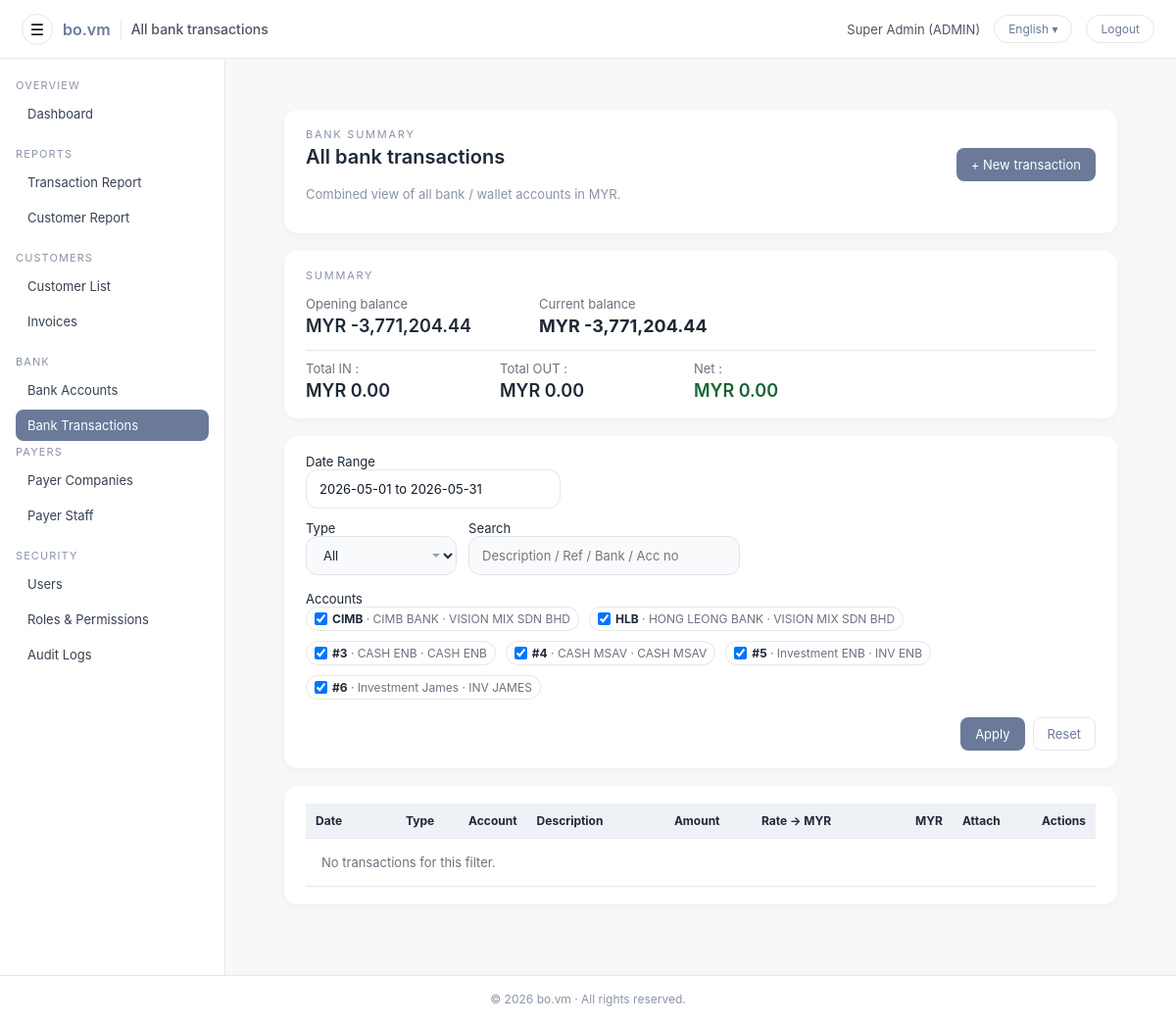
/admin/bank/transactions_all.php (signed in), run on the app's committed database.
### tables this page shows
CREATE TABLE `users` (
  `id` int(11) NOT NULL AUTO_INCREMENT,
  `username` varchar(100) NOT NULL,
  `password_hash` varchar(255) NOT NULL,
  `full_name` varchar(255) NOT NULL,
  `email` varchar(255) DEFAULT NULL,
  `phone` varchar(50) DEFAULT NULL,
  `nric` varchar(50) DEFAULT NULL,
  `role` enum('ADMIN','CUSTOMER') NOT NULL DEFAULT 'CUSTOMER',
  `customer_id` int(11) DEFAULT NULL,
  `must_change_password` tinyint(1) NOT NULL DEFAULT 1,
  `is_active` tinyint(1) NOT NULL DEFAULT 1,
  `last_login_at` datetime DEFAULT NULL,
  `created_at` datetime NOT NULL DEFAULT current_timestamp(),
  `updated_at` datetime DEFAULT NULL ON UPDATE current_timestamp(),
  PRIMARY KEY (`id`),
  UNIQUE KEY `uq_users_username` (`username`),
  KEY `fk_users_customer` (`customer_id`),
  CONSTRAINT `fk_users_customer` FOREIGN KEY (`customer_id`) REFERENCES `customers` (`id`) ON DELETE SET NULL ON UPDATE CASCADE
);

CREATE TABLE `company_bank_accounts` (
  `id` int(10) unsigned NOT NULL AUTO_INCREMENT,
  `bank_code` varchar(30) DEFAULT NULL,
  `bank_name` varchar(120) DEFAULT NULL,
  `account_name` varchar(120) NOT NULL,
  `account_no` varchar(60) NOT NULL,
  `label` varchar(255) DEFAULT NULL,
  `currency` varchar(10) NOT NULL DEFAULT 'MYR',
  `is_active` tinyint(1) NOT NULL DEFAULT 1,
  `sort_order` int(11) NOT NULL DEFAULT 0,
  `created_at` datetime NOT NULL DEFAULT current_timestamp(),
  `updated_at` datetime DEFAULT NULL ON UPDATE current_timestamp(),
  PRIMARY KEY (`id`),
  KEY `idx_active` (`is_active`),
  KEY `idx_bank_code` (`bank_code`),
  KEY `idx_sort_order` (`sort_order`)
);

### public/admin/bank/transactions_all.php (the view, shortened to what the rows shown need)
<?php
require_login();
$pdo = get_pdo();
$pdo->setAttribute(PDO::ATTR_DEFAULT_FETCH_MODE, PDO::FETCH_ASSOC);
if (!function_exists('tt')) {
    function tt(string $key, array $vars = [], string $fallback = ''): string {
        if (function_exists('t')) return t($key, $vars, $fallback);
        return $fallback !== '' ? $fallback : $key;
    }
}
$st = $pdo->query("
    SELECT id, bank_code, bank_name, account_name, account_no, currency
      FROM company_bank_accounts
     WHERE is_active = 1
  ORDER BY sort_order ASC, bank_name ASC, id ASC
");
$banks = $st->fetchAll();
$allBankIds = array_map(static fn($b) => (int)$b['id'], $banks);
$selectedBankIds  = $_GET['bank_ids'] ?? null;
$bankIds          = [];
$bankIdsPresent   = isset($_GET['bank_ids_present']);
if (is_array($selectedBankIds)) {
    $tmp = [];
    foreach ($selectedBankIds as $bid) $tmp[(int)$bid] = true;
    $validMap = array_flip($allBankIds);
    foreach (array_keys($tmp) as $bid) {
        if (isset($validMap[$bid])) $bankIds[] = $bid;
    }
} else {
    if ($bankIdsPresent) $bankIds = [];
    else $bankIds = $allBankIds;
}
$page_title = tt('admin.bank.all_txn.page_title', [], 'All bank transactions');
include __DIR__ . '/../include/header.php';
?>
<div class="admin-main">
  <div class="admin-main-inner">
    <div class="admin-card" style="margin-bottom:18px;">
      <div class="admin-card-header">
        <div>
          <h1 class="page-title"><?= h($page_title) ?></h1>
        </div>
      </div>
    </div>
    <div class="admin-card" style="margin-bottom:18px;">
      <form method="get" style="display:flex;flex-direction:column;gap:12px;font-size:13px;">
        <?php
          include __DIR__ . '/../../include/date_range.php';
        ?>
        <div style="margin-top:4px;">
          <?php if (!$banks): ?>
            <div style="font-size:12px;color:#6b7280;"><?= h(tt('admin.bank.all_txn.no_accounts', [], 'No active bank accounts.')) ?></div>
          <?php else: ?>
            <div style="display:flex;flex-wrap:wrap;gap:10px;">
              <?php foreach ($banks as $b): ?>
                <?php
                  $bid     = (int)$b['id'];
                  $checked = in_array($bid, $bankIds, true) ? 'checked' : '';
                ?>
                <label style="font-size:12px;display:flex;align-items:center;gap:5px;padding:4px 8px;border-radius:999px;border:1px solid #e5e7eb;">
                  <input type="checkbox" name="bank_ids[]" value="<?= $bid ?>" <?= $checked ?>>
                  <span>
                    <strong><?= h($b['bank_code'] ?: ('#'.$bid)) ?></strong>
                    <span style="color:#6b7280;"><?= ' · ' . h($b['bank_name']) . ' · ' . h($b['account_name']) ?></span>
                  </span>
                </label>
              <?php endforeach; ?>
            </div>
          <?php endif; ?>
        </div>
      </form>
    </div>
    <div class="admin-card">
      <table class="table">
        <thead>
          <tr>
            <th style="width:110px;"><?= h(tt('admin.bank.all_txn.col.date', [], 'Date')) ?></th>
            <th style="width:70px;"><?= h(tt('admin.bank.all_txn.col.type', [], 'Type')) ?></th>
            <th><?= h(tt('admin.bank.all_txn.col.account', [], 'Account')) ?></th>
            <th><?= h(tt('admin.bank.all_txn.col.desc', [], 'Description')) ?></th>
            <th style="text-align:right;width:140px;"><?= h(tt('admin.bank.all_txn.col.amount', [], 'Amount')) ?></th>
            <th style="text-align:right;width:140px;"><?= h(tt('admin.bank.all_txn.col.rate', [], 'Rate → MYR')) ?></th>
            <th style="text-align:right;width:140px;"><?= h(tt('admin.bank.all_txn.col.myr', [], 'MYR')) ?></th>
            <th style="width:90px;"><?= h(tt('admin.bank.all_txn.col.attach', [], 'Attach')) ?></th>
            <th style="width:60px;" class="table-actions-cell"><?= h(tt('admin.common.actions', [], 'Actions')) ?></th>
          </tr>
        </thead>
      </table>
    </div>
  </div>
</div>
<?php include __DIR__ . '/../include/footer.php'; ?>

### public/admin/include/header.php (shortened to what the rows shown need)
<?php
$u = current_user();
$page_title = $page_title ?? 'Admin';
$currentLang = $_SESSION['lang'] ?? 'en';
?>
<!DOCTYPE html>
<html lang="<?= h($currentLang) ?>">
<head>
  <link rel="stylesheet" href="<?= h(url('admin/assets/style.css')) ?>">
  <link rel="stylesheet" href="<?= h(url('admin/assets/css/admin-actions-menu.css')) ?>">
  <link rel="stylesheet" href="<?= h(url('public/assets/css/date_range.css')) ?>">
</head>
<body class="admin-body">
  <header class="admin-topbar">
    <div class="topbar-right">
      <span class="topbar-user">
        <?= h($u['full_name'] ?? $u['username']) ?> (<?= h($u['role']) ?>)
      </span>
      <div class="lang-wrap">
        <button id="adminLangToggle" class="btn-topbar">
        </button>
      </div>
      <a class="btn-topbar" href="<?= h(url('logout.php')) ?>">
        <?= h(function_exists('t') ? t('admin.header.logout', [], 'Logout') : 'Logout') ?>
      </a>
    </div>
  </header>
  <div class="admin-shell">
    <main class="admin-main">
      <div class="admin-main-inner">

### data on the page
users: full_name "Super Admin", role "ADMIN"
company_bank_accounts: bank_code "CIMB", bank_name "CIMB BANK", account_name "VISION MIX SDN BHD"
company_bank_accounts: bank_code "HLB", bank_name "HONG LEONG BANK", account_name "VISION MIX SDN BHD"
company_bank_accounts: bank_code+id "#3", bank_name "CASH ENB", account_name "CASH ENB"
company_bank_accounts: bank_code+id "#4", bank_name "CASH MSAV", account_name "CASH MSAV"
company_bank_accounts: bank_code+id "#5", bank_name "Investment ENB", account_name "INV ENB"
company_bank_accounts: bank_code+id "#6", bank_name "Investment James", account_name "INV JAMES"

### other printed values
$page_title "All bank transactions"
$displayLang "English"
$hasT ? t('admin.nav.section.overview', [], 'OVERVIEW') : 'OVERVIEW' "OVERVIEW"
$hasT ? t('admin.nav.dashboard', [], 'Dashboard') : 'Dashboard' "Dashboard"
$hasT ? t('admin.nav.section.reports', [], 'REPORTS') : 'REPORTS' "REPORTS"
$hasT ? t('admin.nav.customer_invoices', [], 'Invoices') : 'Invoices' "Invoices"
$hasT ? t('admin.nav.section.bank', [], 'BANK') : 'BANK' "BANK"
$hasT ? t('admin.nav.section.payers', [], 'PAYERS') : 'PAYERS' "PAYERS"
$hasT ? t('admin.nav.payer_staff', [], 'Payer Staff') : 'Payer Staff' "Payer Staff"
$hasT ? t('admin.nav.section.security', [], 'SECURITY') : 'SECURITY' "SECURITY"
$hasT ? t('admin.nav.users', [], 'Users') : 'Users' "Users"
$hasT ? t('admin.nav.audit_logs', [], 'Audit Logs') : 'Audit Logs' "Audit Logs"
tt('admin.bank.all_txn.eyebrow', [], 'BANK SUMMARY') "BANK SUMMARY"
tt('admin.bank.txn.new_btn', [], '+ New transaction') "+ New transaction"
tt('admin.bank.all_txn.summary', [], 'SUMMARY') "SUMMARY"
